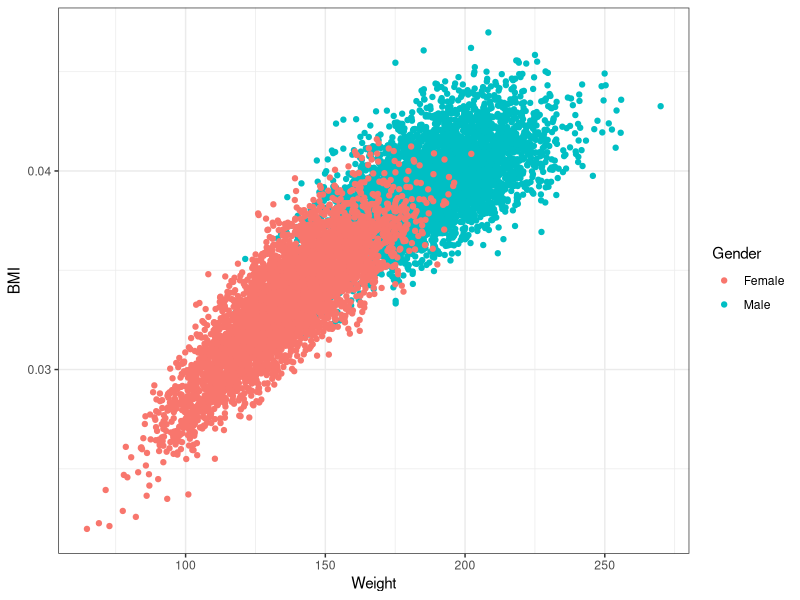
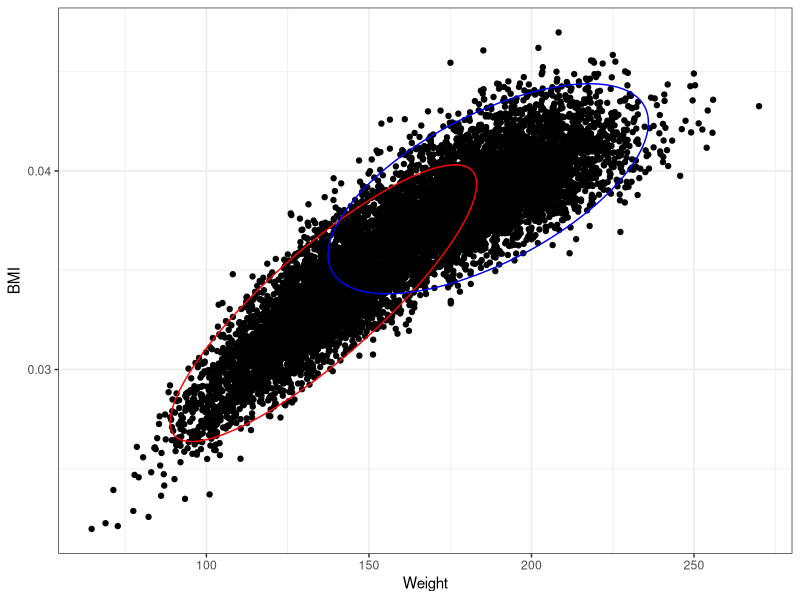

Generate these figures, in order, with R:
## ---- chunk 1
knitr::opts_chunk$set(echo = TRUE)

library(dplyr)
library(flexmix)
library(ggplot2)
library(ellipse)

gender <- read.csv(file="data/gender.csv")
## ---- chunk 2
# Plot the ellipses
gender %>% 
  ggplot(aes(x = Weight, y = BMI)) + geom_point(aes(colour = Gender))+
  theme_bw()

## ---- chunk 3
set.seed(1313)
fit_with_covariance <- flexmix(cbind(Weight , BMI) ~ 1,
               data = gender,
               k = 2, 
               model = FLXMCmvnorm(diag = FALSE),
               control = list(tolerance = 1e-15, iter.max = 1000))
## ---- chunk 4
# Get the parameters
comp_1 <- parameters(fit_with_covariance, component = 1)
comp_2 <- parameters(fit_with_covariance, component = 2)

# The means
mean_comp_1 <- comp_1[1:2]
mean_comp_1
mean_comp_2 <- comp_2[1:2]
mean_comp_2

# The covariance matrices
covariance_comp_1 <- matrix(comp_1[3:6], nrow = 2)
covariance_comp_1
covariance_comp_2 <- matrix(comp_2[3:6], nrow = 2)
covariance_comp_2
## ---- chunk 5
# Create ellipse curve 1
ellipse_comp_1 <- ellipse(x = covariance_comp_1, 
                          centre = mean_comp_1,
                          npoints = nrow(gender))
head(ellipse_comp_1)

# Create ellipse curve 2
ellipse_comp_2 <- ellipse(x = covariance_comp_2, 
                          centre = mean_comp_2,
                          npoints = nrow(gender))

# Plot the ellipses
gender %>% 
  ggplot(aes(x = Weight, y = BMI)) + geom_point()+
  geom_path(data = data.frame(ellipse_comp_1), aes(x=x,y=y), col = "red") +
  geom_path(data = data.frame(ellipse_comp_2), aes(x=x,y=y), col = "blue") +
  theme_bw()
## ---- chunk 6
table(gender$Gender, clusters(fit_with_covariance))
